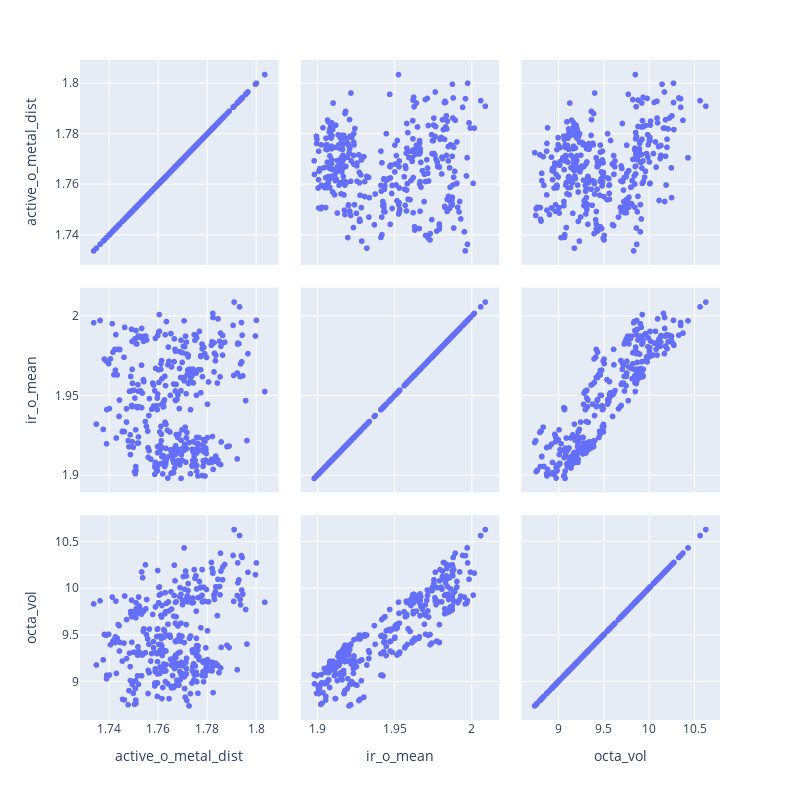

Notebook cell for this chart:
### Code cell
tmp_int = 2
for i in range(tmp_int):
    for j in range(tmp_int):
        fig.update_xaxes(

            {
                "xaxis" + str(i + 1): dict(
                    # tickangle=-45,
                    showline=True,
                    showgrid=False,
                    mirror=True,
                    linecolor="red",
                    ),
                },

            row=i,
            col=j,
            )
        # fig.update_layout(
        #     )

fig.show()

### Figure 1 — Plotly figure (JSON) as saved in the notebook; plotly's stock layout.template omitted (floating-point values rounded to 4 significant figures; data arrays with more than 128 entries replaced by an {"elided": "..."} marker saying what was removed)
{"data": [{"dimensions": [{"axis": {"matches": true}, "label": "active_o_metal_dist", "values": {"elided": "366 float values"}}, {"axis": {"matches": true}, "label": "ir_o_mean", "values": {"elided": "366 float values"}}, {"axis": {"matches": true}, "label": "octa_vol", "values": {"elided": "366 float values"}}], "hovertemplate": "%{xaxis.title.text}=%{x}<br>%{yaxis.title.text}=%{y}<extra></extra>", "legendgroup": "", "marker": {"color": "#636efa", "symbol": "circle"}, "name": "", "showlegend": false, "type": "splom"}], "layout": {"dragmode": "select", "height": 800, "legend": {"tracegroupgap": 0}, "margin": {"t": 60}, "width": 800, "xaxis": {"autorange": true, "range": [1.728, 1.809], "type": "linear"}, "xaxis2": {"autorange": true, "range": [1.889, 2.018], "type": "linear"}, "xaxis3": {"autorange": true, "range": [8.588, 10.78], "type": "linear"}, "yaxis": {"autorange": true, "range": [1.728, 1.809], "type": "linear"}, "yaxis2": {"autorange": true, "range": [1.889, 2.018], "type": "linear"}, "yaxis3": {"autorange": true, "range": [8.588, 10.78], "type": "linear"}}}
